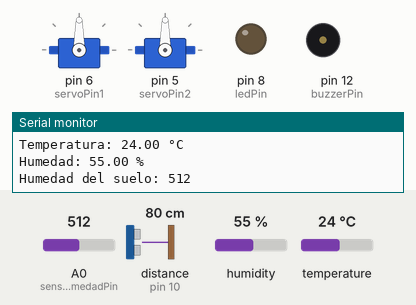
The sketch below on a simulated Arduino Uno, built with avr-gcc and run on an emulated ATmega328P. Shown: 2 × servo, output pins drawn as LEDs (lit = HIGH), buzzer (waves = sounding), the last lines printed to the serial monitor. Wiring (inferred from the names in the program): ultrasonic range finder: trigger pin 9; echo pin 10. The test bench sets the inputs (shaded band); at power-on: distance to the obstacle (sensor on pin 10) 80 cm, A0 (sensorHumedadPin) = 512, humidity 55 %, temperature 24 °C. The echo pulse lasts 58.3 µs per cm; the modem accepts every AT command (registered, SIM ready, sends succeed) and sends nothing else; pins used as bus, display or sensor lines are not drawn.

Above: at 2.2 s.
2.3 s: distance to the obstacle (sensor on pin 10) set to 7 cm
4.3 s: distance to the obstacle (sensor on pin 10) set to 4 cm
At 5.7 s:
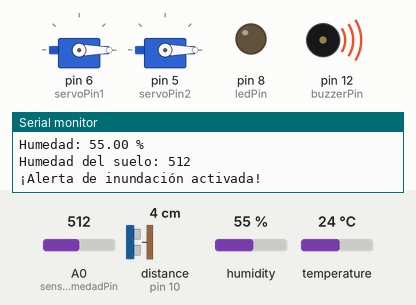
6.7 s: A0 (sensorHumedadPin) set to 581
8.6 s: A0 (sensorHumedadPin) set to 616
At 10.5 s:
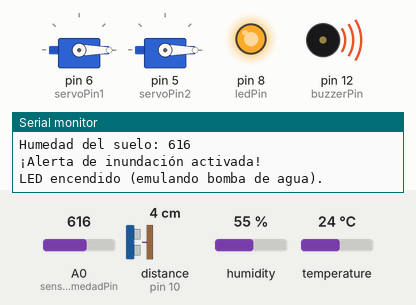
11.0 s: distance to the obstacle (sensor on pin 10) set to 9 cm
At 12.2 s:
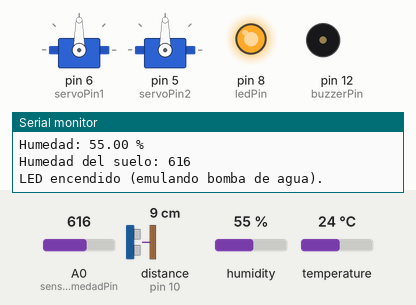
13.2 s: distance to the obstacle (sensor on pin 10) set to 2 cm
At 15.2 s:
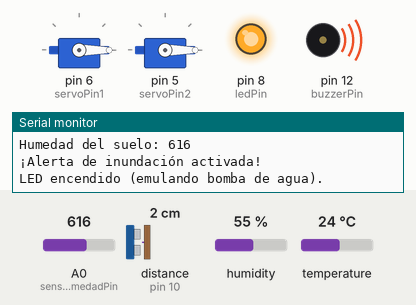
Timing chart, 0 to 16.4 s (numbered marks = the images above; inputs shaded):
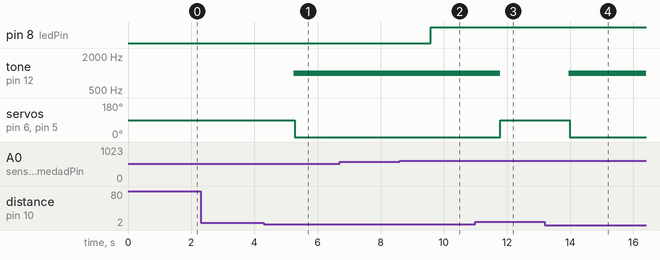

Measured:
- the behaviour switches between 6 and 5 cm on distance to the obstacle (sensor on pin 10) (found by bisection; images 0 and 1)
- the behaviour switches between 599 and 600 on A0 (sensorHumedadPin) (found by bisection; images 1 and 2)
- after the input at 4.3 s, tone on pin 12 (buzzerPin): silent → 1000 Hz after 0.94 s; servo on pin 6 (servoPin1), servo on pin 5 (servoPin2): 90° → 0° after 0.98 s
- after the input at 8.6 s, pin 8 (ledPin): LOW → HIGH after 0.99 s
- after the input at 11.0 s, tone on pin 12 (buzzerPin): 1000 Hz → silent after 0.79 s; servo on pin 6 (servoPin1), servo on pin 5 (servoPin2): 0° → 90° after 0.79 s
- after the input at 13.2 s, tone on pin 12 (buzzerPin): silent → 1000 Hz after 0.76 s; servo on pin 6 (servoPin1), servo on pin 5 (servoPin2): 90° → 0° after 0.79 s

The sketch:

controladorProyecto.ino
```cpp
#include <Arduino.h>
#include <Servo.h>
#include <SoftwareSerial.h>
#include <DHT.h>

const int trigPin = 9;    // Pin del sensor ultrasónico TRIG
const int echoPin = 10;   // Pin del sensor ultrasónico ECHO
const int buzzerPin = 12;  // Pin del buzzer
const int servoPin1 = 6;  // Pin del primer servomotor
const int servoPin2 = 5;  // Pin del segundo servomotor
const int dhtPin = 4;     // Pin del sensor de temperatura DHT11
const int ledPin = 8;     // Pin del LED que emula la bomba de agua
const int sensorHumedadPin = A0;  // Pin del sensor de humedad del suelo

Servo servoMotor1;  // Objeto del primer servomotor
Servo servoMotor2;  // Objeto del segundo servomotor
SoftwareSerial sim800l(2, 3);  // RX, TX para el SIM800L

DHT dht(dhtPin, DHT11);  // Objeto del sensor DHT11

bool alertaEnviada = false;

void setup() {
  // Inicializar el sensor ultrasónico
  pinMode(trigPin, OUTPUT);
  pinMode(echoPin, INPUT);

  // Inicializar el buzzer
  pinMode(buzzerPin, OUTPUT);

  // Inicializar los servomotores
  servoMotor1.attach(servoPin1);
  servoMotor2.attach(servoPin2);

  // Inicializar el LED
  pinMode(ledPin, OUTPUT);
  digitalWrite(ledPin, LOW);  // Apagar el LED al inicio

  // Inicializar el sensor de humedad del suelo
  pinMode(sensorHumedadPin, INPUT);

  // Inicializar comunicación con SIM800L
  sim800l.begin(9600);

  // Configurar baud rate del SIM800L
  sim800l.println("AT+IPR=9600");
  delay(1000);
  while (sim800l.available()) {
    Serial.write(sim800l.read());
  }

  // Inicializar sensor de temperatura DHT11
  dht.begin();

  Serial.begin(9600);  // Iniciar comunicación serial
  Serial.println("Iniciando sistema...");
}

void loop() {
  // Leer la distancia medida por el sensor ultrasónico
  float distancia = leerDistancia();

  // Calcular el porcentaje de agua en el embalse
  int porcentaje = calcularPorcentaje(distancia);

  // Mostrar porcentaje de agua por Serial
  Serial.print("Porcentaje: ");
  Serial.print(porcentaje);
  Serial.println("%");

  // Leer temperatura y humedad del sensor DHT11
  float temperatura = leerTemperatura();
  float humedad = leerHumedad();

  // Mostrar temperatura y humedad por Serial
  Serial.print("Temperatura: ");
  Serial.print(temperatura);
  Serial.println(" °C");
  Serial.print("Humedad: ");
  Serial.print(humedad);
  Serial.println(" %");

  // Leer humedad del suelo
  int humedadSuelo = leerHumedadSuelo();
  Serial.print("Humedad del suelo: ");
  Serial.println(humedadSuelo);

  // Controlar los servomotores según el porcentaje de agua
  controlarServomotor(porcentaje);

  // Controlar la bomba de agua (LED) según la humedad del suelo
  controlarBomba(humedadSuelo);

  // Enviar mensaje y realizar llamada si es necesario
  gestionarAlarma(porcentaje, distancia, temperatura, humedad);

  // Esperar un tiempo antes de la próxima lectura
  delay(1000);
}

float leerDistancia() {
  // Enviar un pulso al pin TRIG
  digitalWrite(trigPin, LOW);
  delayMicroseconds(2);
  digitalWrite(trigPin, HIGH);
  delayMicroseconds(10);
  digitalWrite(trigPin, LOW);

  // Leer la duración del pulso desde el pin ECHO
  float duracion = pulseIn(echoPin, HIGH);

  // Convertir la duración en distancia (cm)
  float distancia = duracion * 0.034 / 2;

  // Mostrar distancia por Serial
  Serial.print("Distancia: ");
  Serial.print(distancia);
  Serial.println(" cm");

  return distancia;
}

int calcularPorcentaje(float distancia) {
  // Calcular el porcentaje de agua en el embalse
  // Ajusta estos valores según las dimensiones de tu embalse
  int alturaTotal = 30;            // Altura total del embalse en cm
  int alturaAgua = alturaTotal - distancia; // Altura del agua en el embalse

  // Asegurarse de que la altura del agua nunca sea mayor que la altura total
  if (alturaAgua < 0) {
    alturaAgua = 0;
  }

  int porcentaje = (alturaAgua * 100) / alturaTotal;

  return porcentaje;
}

float leerTemperatura() {
  // Leer temperatura del sensor DHT11
  float temperatura = dht.readTemperature();
  return temperatura;
}

float leerHumedad() {
  // Leer humedad del sensor DHT11
  float humedad = dht.readHumidity();
  return humedad;
}

int leerHumedadSuelo() {
  // Leer valor analógico del sensor de humedad del suelo
  int valor = analogRead(sensorHumedadPin);
  return valor;
}

void controlarBomba(int humedadSuelo) {
  // Definir umbrales de humedad del suelo
  int umbralSeco = 600;   // Ajustar según el sensor específico
  int umbralHumedo = 400; // Ajustar según el sensor específico

  if (humedadSuelo >= umbralSeco) {
    // Si el suelo está seco, encender el LED
    digitalWrite(ledPin, HIGH);
    Serial.println("LED encendido (emulando bomba de agua).");
  } else if (humedadSuelo <= umbralHumedo) {
    // Si el suelo está suficientemente húmedo, apagar el LED
    digitalWrite(ledPin, LOW);
    Serial.println("LED apagado (emulando bomba de agua).");
  }
}

void controlarServomotor(int porcentaje) {
  // Calcular el ángulo del servomotor1 según el porcentaje de agua
  int anguloServo1;
  if (porcentaje <= 80) {
    anguloServo1 = 90;  // Si el porcentaje es igual o menor a 80%, el servo1 está en 90 grados
  } else {
    anguloServo1 = 0;   // Si el porcentaje es mayor a 80%, el servo1 está en 0 grados
  }

  // Calcular el ángulo del servomotor2 según el porcentaje de agua
  int anguloServo2;
  if (porcentaje <= 80) {
    anguloServo2 = 90;  // Si el porcentaje es igual o menor a 80%, el servo2 está en 90 grados
  } else {
    anguloServo2 = 0;   // Si el porcentaje es mayor a 80%, el servo2 está en 0 grados
    // Activar el buzzer si el porcentaje es mayor a 80%
    activarAlerta();
  }

  // Mover los servomotores a los ángulos calculados
  servoMotor1.write(anguloServo1);
  servoMotor2.write(anguloServo2);

  // Desactivar el buzzer si el porcentaje es menor o igual a 80%
  if (porcentaje <= 80) {
    desactivarAlerta();
  }
}

void activarAlerta() {
  // Activar el buzzer para sonar la alerta
  tone(buzzerPin, 1000); // Puedes ajustar la frecuencia del tono según sea necesario

  // Mostrar alerta por Serial
  Serial.println("¡Alerta de inundación activada!");
}

void desactivarAlerta() {
  // Detener el sonido del buzzer
  noTone(buzzerPin);
}

void gestionarAlarma(int porcentaje, float distancia, float temperatura, float humedad) {
  // Si el porcentaje es mayor o igual al 90% y la alerta no ha sido enviada aún
  if (porcentaje >= 90 && !alertaEnviada) {
    // Realizar llamada
    realizarLlamada();

    // Esperar un tiempo para asegurar que la llamada se procese correctamente
    delay(10000);  // Ajustar según la duración esperada de la llamada

    // Enviar mensaje SMS
    enviarSMS(distancia, temperatura, humedad);

    // Marcar que la alerta ha sido enviada
    alertaEnviada = true;
  } else if (porcentaje < 90) {
    // Resetear la alerta cuando el porcentaje baje de 90%
    alertaEnviada = false;
  }
}

void realizarLlamada() {
  // Realizar una llamada
  sim800l.println("ATD+51NUMERO;");  // Número de celular en formato internacional
  delay(30000);  // Esperar 30 segundos (ajustar según la duración de la llamada)
  sim800l.println("ATH");  // Cortar la llamada
  delay(1000);  // Asegurar que el comando ATH sea procesado

  // Mostrar llamada realizada por Serial
  Serial.println("Llamada realizada.");

  // Leer y mostrar la respuesta del SIM800L por Serial
  while (sim800l.available()) {
    Serial.write(sim800l.read());
  }
  Serial.println();
}

void enviarSMS(float distancia, float temperatura, float humedad) {
  // Mensaje de texto a enviar
  String mensaje = "Alerta de inundacion! Nivel de agua: " + String(distancia) + " cm. ";
  mensaje += "Temperatura actual: " + String(temperatura) + " °C. ";
  mensaje += "Humedad actual: " + String(humedad) + " %.";

  // Configurar SIM800L para enviar mensaje SMS
  sim800l.println("AT+CMGF=1");  // Configurar para enviar SMS en modo texto
  delay(1000);
  sim800l.println("AT+CMGS=\"+51NUMERO\"");  // Número de celular en formato internacional
  delay(1000);
  sim800l.print(mensaje);
  delay(1000);
  sim800l.write(26);  // Enviar Ctrl+Z para finalizar el mensaje
  delay(5000);  // Asegurar suficiente tiempo para enviar el mensaje

  // Leer y mostrar la respuesta del SIM800L por Serial
  while (sim800l.available()) {
    Serial.write(sim800l.read());
  }
  Serial.println();

  // Mostrar mensaje enviado por Serial
  Serial.println("Mensaje SMS enviado.");
}
```
